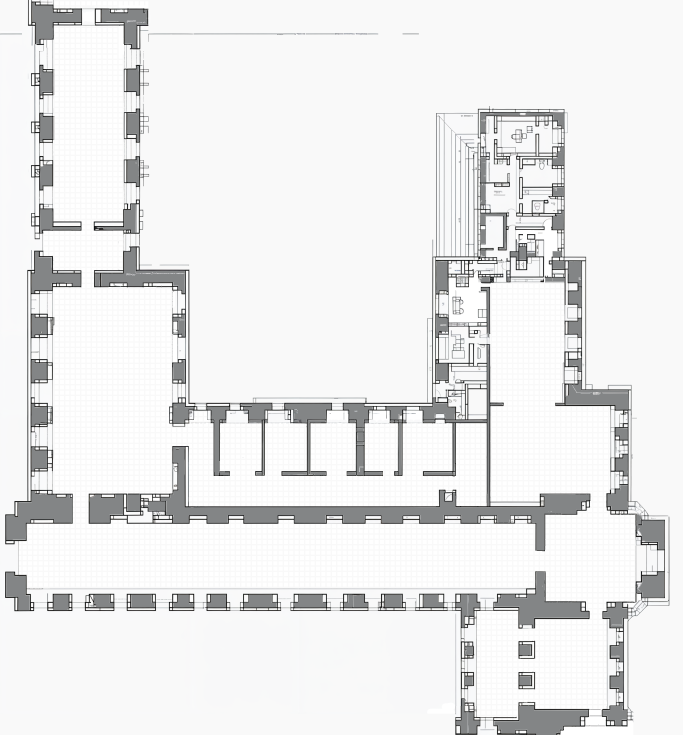
#> input picture server/pics/louvren.png, 2048 x 2203 px, found by its file name (shown at 1/3 size)
$ python 'server_ingengörsprojekt_socket.py'
#> lines starting #> are read from the running program, lines starting #| are printed output that depends on the picture
#!/usr/bin/env python3
# -*- coding: utf-8 -*-
"""
Created on Sat Dec 20 15:49:16 2025

@author: jacob
"""
#biblotek för visualisering
import matplotlib.pyplot as plt
from matplotlib.patches import Rectangle
from PIL import Image
import time
import random
import numpy as np

#biblotek för kommunikation
import socket
import sys


# Gör matplotlib icke-blockerande
plt.ion()

# Läs in bilden
img = Image.open("louvren.png")
#> img is the input picture: PIL image 2048x2203 RGBA; mean R, G, B, A 234.1, 234.3, 234.5, 255

# Skapa figur och axlar
fig, ax = plt.subplots()
ax.imshow(img)
ax.axis("off")
plt.pause(0.1)

def visual_robot(coordinate_x, coordiante_y):
    rectangle = Rectangle((coordinate_x, coordiante_y), 10, 5, linewidth=3, edgecolor='red', facecolor='none', angle=0)
    return rectangle


# blue dot = regular nevigation node
dotA1 = ax.scatter([183], [890], color='blue', s=10)
dotA2 = ax.scatter([475], [890], color='blue', s=10)
dotA3 = ax.scatter([183], [1444], color='blue', s=10)
dotA4 = ax.scatter([475], [1444], color='blue', s=10)
plt.pause(0.1)
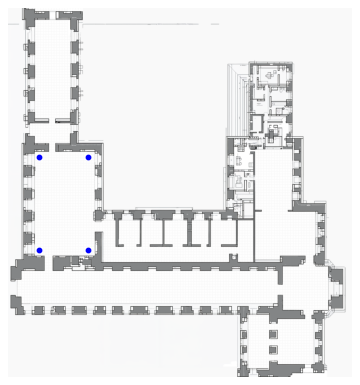
#> figure drawn by matplotlib, 1 panel


robot = visual_robot(183, 890)
ax.add_patch(robot)


#man måste vara ansluten till mobilens hotspot.
print("hotspot ip:", socket.gethostbyname(socket.gethostname()))


#datorn sätts till att lyssna på inkommande anslutningar till port 5000.
#> (the run stopped early here; a loop or call above may not have finished)
